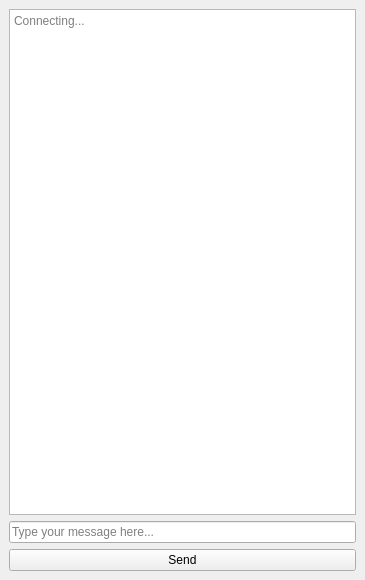
<?xml version="1.0" encoding="UTF-8"?>
<ui version="4.0">
 <class>MainWindow</class>
 <widget class="QMainWindow" name="MainWindow">
  <property name="geometry">
   <rect>
    <x>0</x>
    <y>0</y>
    <width>365</width>
    <height>580</height>
   </rect>
  </property>
  <property name="windowTitle">
   <string>MainWindow</string>
  </property>
  <widget class="QWidget" name="centralwidget">
   <layout class="QVBoxLayout" name="verticalLayout">
    <item>
     <widget class="QPlainTextEdit" name="message_box">
      <property name="readOnly">
       <bool>true</bool>
      </property>
      <property name="placeholderText">
       <string>Connecting...</string>
      </property>
     </widget>
    </item>
    <item>
     <widget class="QLineEdit" name="message_input">
      <property name="placeholderText">
       <string>Type your message here...</string>
      </property>
     </widget>
    </item>
    <item>
     <widget class="QPushButton" name="message_button">
      <property name="text">
       <string>Send</string>
      </property>
     </widget>
    </item>
   </layout>
  </widget>
 </widget>
 <resources/>
 <connections/>
</ui>
